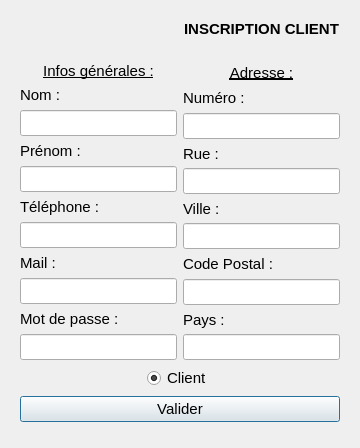
<?xml version="1.0" encoding="UTF-8"?>
<ui version="4.0">
 <class>ClientInscriptionDialog</class>
 <widget class="QDialog" name="ClientInscriptionDialog">
  <property name="geometry">
   <rect>
    <x>0</x>
    <y>0</y>
    <width>360</width>
    <height>408</height>
   </rect>
  </property>
  <property name="font">
   <font>
    <family>Arial</family>
    <pointsize>11</pointsize>
   </font>
  </property>
  <property name="windowTitle">
   <string>Dialog</string>
  </property>
  <layout class="QGridLayout" name="gridLayout_2">
   <item row="0" column="0">
    <widget class="QWidget" name="widget_5" native="true">
     <layout class="QGridLayout" name="gridLayout">
      <item row="0" column="1">
       <widget class="QLabel" name="Inscription">
        <property name="font">
         <font>
          <family>Arial</family>
          <pointsize>11</pointsize>
          <bold>true</bold>
         </font>
        </property>
        <property name="text">
         <string>INSCRIPTION CLIENT</string>
        </property>
        <property name="alignment">
         <set>Qt::AlignCenter</set>
        </property>
       </widget>
      </item>
      <item row="0" column="0" alignment="Qt::AlignHCenter|Qt::AlignVCenter">
       <widget class="QLabel" name="logo">
        <property name="text">
         <string/>
        </property>
        <property name="pixmap">
         <pixmap>logoProjet_petit_petit.png</pixmap>
        </property>
       </widget>
      </item>
     </layout>
    </widget>
   </item>
   <item row="1" column="0">
    <widget class="QWidget" name="widget_6" native="true">
     <property name="enabled">
      <bool>true</bool>
     </property>
     <layout class="QGridLayout" name="gridLayout_5" rowstretch="0,0,0,0,0" rowminimumheight="0,0,0,0,0">
      <item row="3" column="0">
       <layout class="QVBoxLayout" name="verticalLayout_3">
        <property name="spacing">
         <number>0</number>
        </property>
        <item>
         <layout class="QHBoxLayout" name="horizontalLayout">
          <item>
           <widget class="QRadioButton" name="ClientRad">
            <property name="sizePolicy">
             <sizepolicy hsizetype="Maximum" vsizetype="Maximum">
              <horstretch>0</horstretch>
              <verstretch>0</verstretch>
             </sizepolicy>
            </property>
            <property name="font">
             <font>
              <family>Arial</family>
              <pointsize>11</pointsize>
             </font>
            </property>
            <property name="text">
             <string>Client</string>
            </property>
            <property name="checkable">
             <bool>true</bool>
            </property>
            <property name="checked">
             <bool>true</bool>
            </property>
           </widget>
          </item>
         </layout>
        </item>
       </layout>
      </item>
      <item row="4" column="0">
       <layout class="QVBoxLayout" name="verticalLayout_4">
        <property name="spacing">
         <number>5</number>
        </property>
        <item>
         <layout class="QHBoxLayout" name="horizontalLayout_4">
          <item>
           <widget class="QPushButton" name="pushButton_val">
            <property name="font">
             <font>
              <family>Arial</family>
              <pointsize>11</pointsize>
             </font>
            </property>
            <property name="text">
             <string>Valider</string>
            </property>
           </widget>
          </item>
         </layout>
        </item>
       </layout>
      </item>
      <item row="0" column="0">
       <layout class="QHBoxLayout" name="horizontalLayout_2">
        <item>
         <layout class="QVBoxLayout" name="verticalLayout_2">
          <item>
           <widget class="QLabel" name="InfoGenerales">
            <property name="font">
             <font>
              <family>Arial</family>
              <pointsize>11</pointsize>
              <underline>true</underline>
             </font>
            </property>
            <property name="text">
             <string>Infos générales :</string>
            </property>
            <property name="alignment">
             <set>Qt::AlignCenter</set>
            </property>
           </widget>
          </item>
          <item>
           <widget class="QLabel" name="Nom">
            <property name="font">
             <font>
              <family>Arial</family>
              <pointsize>11</pointsize>
             </font>
            </property>
            <property name="text">
             <string>Nom :</string>
            </property>
           </widget>
          </item>
          <item>
           <widget class="QLineEdit" name="TextFieldNom">
            <property name="font">
             <font>
              <family>Arial</family>
              <pointsize>11</pointsize>
             </font>
            </property>
           </widget>
          </item>
          <item>
           <widget class="QLabel" name="Prenom">
            <property name="font">
             <font>
              <family>Arial</family>
              <pointsize>11</pointsize>
             </font>
            </property>
            <property name="text">
             <string>Prénom :</string>
            </property>
           </widget>
          </item>
          <item>
           <widget class="QLineEdit" name="TextFieldPrenom">
            <property name="font">
             <font>
              <family>Arial</family>
              <pointsize>11</pointsize>
             </font>
            </property>
           </widget>
          </item>
          <item>
           <widget class="QLabel" name="Tel">
            <property name="font">
             <font>
              <family>Arial</family>
              <pointsize>11</pointsize>
             </font>
            </property>
            <property name="text">
             <string>Téléphone :</string>
            </property>
           </widget>
          </item>
          <item>
           <widget class="QLineEdit" name="TextFieldTel">
            <property name="font">
             <font>
              <family>Arial</family>
              <pointsize>11</pointsize>
             </font>
            </property>
           </widget>
          </item>
          <item>
           <widget class="QLabel" name="Mail">
            <property name="font">
             <font>
              <family>Arial</family>
              <pointsize>11</pointsize>
             </font>
            </property>
            <property name="text">
             <string>Mail :</string>
            </property>
           </widget>
          </item>
          <item>
           <widget class="QLineEdit" name="TextFieldMail">
            <property name="font">
             <font>
              <family>Arial</family>
              <pointsize>11</pointsize>
             </font>
            </property>
           </widget>
          </item>
          <item>
           <widget class="QLabel" name="MDP">
            <property name="font">
             <font>
              <family>Arial</family>
              <pointsize>11</pointsize>
             </font>
            </property>
            <property name="text">
             <string>Mot de passe :</string>
            </property>
           </widget>
          </item>
          <item>
           <widget class="QLineEdit" name="TextFieldMDP">
            <property name="font">
             <font>
              <family>Arial</family>
              <pointsize>11</pointsize>
             </font>
            </property>
           </widget>
          </item>
         </layout>
        </item>
        <item>
         <layout class="QVBoxLayout" name="verticalLayout">
          <property name="spacing">
           <number>4</number>
          </property>
          <item>
           <widget class="QLabel" name="Adresse">
            <property name="font">
             <font>
              <family>Arial</family>
              <pointsize>11</pointsize>
              <underline>true</underline>
             </font>
            </property>
            <property name="text">
             <string>Adresse :</string>
            </property>
            <property name="alignment">
             <set>Qt::AlignCenter</set>
            </property>
           </widget>
          </item>
          <item>
           <widget class="QLabel" name="Num">
            <property name="font">
             <font>
              <family>Arial</family>
              <pointsize>11</pointsize>
             </font>
            </property>
            <property name="text">
             <string>Numéro :</string>
            </property>
           </widget>
          </item>
          <item>
           <widget class="QLineEdit" name="TextFieldNumero">
            <property name="font">
             <font>
              <family>Arial</family>
              <pointsize>11</pointsize>
             </font>
            </property>
           </widget>
          </item>
          <item>
           <widget class="QLabel" name="Rue">
            <property name="font">
             <font>
              <family>Arial</family>
              <pointsize>11</pointsize>
             </font>
            </property>
            <property name="text">
             <string>Rue :</string>
            </property>
           </widget>
          </item>
          <item>
           <widget class="QLineEdit" name="TextFieldRue">
            <property name="font">
             <font>
              <family>Arial</family>
              <pointsize>11</pointsize>
             </font>
            </property>
           </widget>
          </item>
          <item>
           <widget class="QLabel" name="Ville">
            <property name="font">
             <font>
              <family>Arial</family>
              <pointsize>11</pointsize>
             </font>
            </property>
            <property name="text">
             <string>Ville :</string>
            </property>
           </widget>
          </item>
          <item>
           <widget class="QLineEdit" name="TextFieldVille">
            <property name="font">
             <font>
              <family>Arial</family>
              <pointsize>11</pointsize>
             </font>
            </property>
           </widget>
          </item>
          <item>
           <widget class="QLabel" name="CodePostal">
            <property name="font">
             <font>
              <family>Arial</family>
              <pointsize>11</pointsize>
             </font>
            </property>
            <property name="text">
             <string>Code Postal :</string>
            </property>
           </widget>
          </item>
          <item>
           <widget class="QLineEdit" name="TextFieldCodePostal">
            <property name="font">
             <font>
              <family>Arial</family>
              <pointsize>11</pointsize>
             </font>
            </property>
           </widget>
          </item>
          <item>
           <widget class="QLabel" name="Pays">
            <property name="font">
             <font>
              <family>Arial</family>
              <pointsize>11</pointsize>
             </font>
            </property>
            <property name="text">
             <string>Pays :</string>
            </property>
           </widget>
          </item>
          <item>
           <widget class="QLineEdit" name="TextFieldPays">
            <property name="font">
             <font>
              <family>Arial</family>
              <pointsize>11</pointsize>
             </font>
            </property>
           </widget>
          </item>
         </layout>
        </item>
       </layout>
      </item>
     </layout>
    </widget>
   </item>
   <item row="2" column="0">
    <widget class="QWidget" name="widget_7" native="true"/>
   </item>
  </layout>
 </widget>
 <tabstops>
  <tabstop>TextFieldNom</tabstop>
  <tabstop>TextFieldPrenom</tabstop>
  <tabstop>TextFieldTel</tabstop>
  <tabstop>TextFieldMail</tabstop>
  <tabstop>TextFieldMDP</tabstop>
  <tabstop>TextFieldNumero</tabstop>
  <tabstop>TextFieldRue</tabstop>
  <tabstop>TextFieldVille</tabstop>
  <tabstop>TextFieldCodePostal</tabstop>
  <tabstop>TextFieldPays</tabstop>
  <tabstop>ClientRad</tabstop>
  <tabstop>pushButton_val</tabstop>
 </tabstops>
 <resources/>
 <connections/>
</ui>
